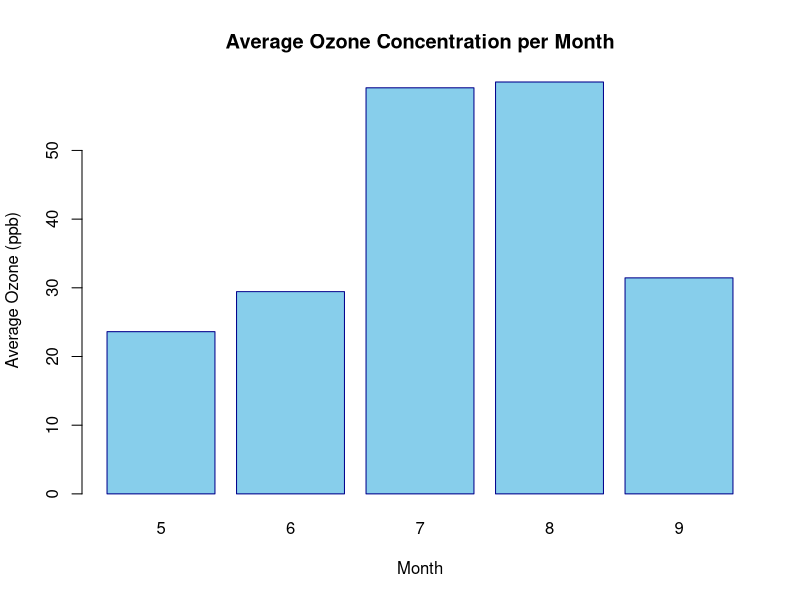

Here is the R script that generated this plot:
# Load dataset
data("airquality")

# View first 6 rows
head(airquality)

# Check structure
str(airquality)
# Remove NA values and calculate mean ozone per month
ozone_avg <- tapply(airquality$Ozone, airquality$Month, mean, na.rm = TRUE)

ozone_avg
# Create bar plot
barplot(ozone_avg,
        col = "skyblue",
        main = "Average Ozone Concentration per Month",
        xlab = "Month",
        ylab = "Average Ozone (ppb)",
        border = "darkblue")
